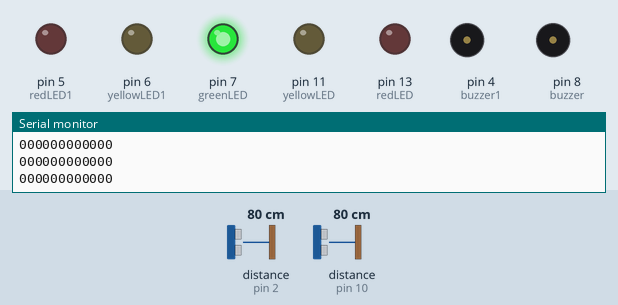
Simulated run of this sketch. Board: Arduino Uno, built with avr-gcc and run on an emulated ATmega328P. On the bench: output pins drawn as LEDs (lit = HIGH), buzzer (waves = sounding, pin HIGH), the last lines printed to the serial monitor. Wiring (inferred from the names in the program): 2 × ultrasonic range finder: trigger pin 3, echo pin 2 / trigger pin 9, echo pin 10. The inputs (shaded band) are chosen by the test bench; at power-on: distance to the obstacle (sensors on pin 2, pin 10) 80 cm. The echo pulse lasts 58.3 µs per cm; no radio packets arrive unless stated; pins used as bus, display or sensor lines are not drawn.

Above: at 1.2 s.
1.3 s: distance to the obstacle (sensor on pin 2) set to 6 cm
2.8 s: distance to the obstacle (sensor on pin 2) set to 3 cm
At 4.2 s:
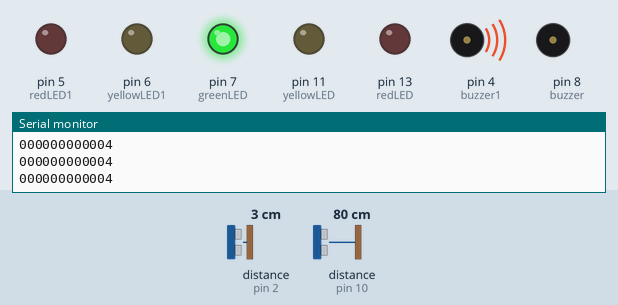
5.8 s: distance to the obstacle (sensor on pin 10) set to 6 cm
7.3 s: distance to the obstacle (sensor on pin 10) set to 3 cm
At 8.6 s:
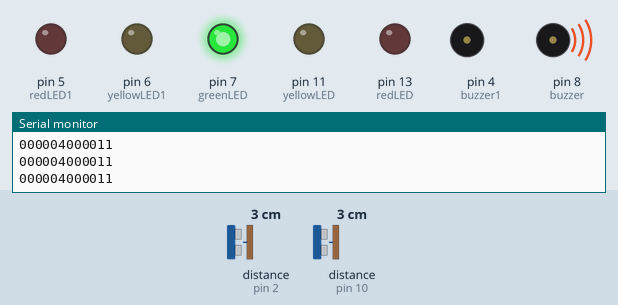
At 21.1 s:
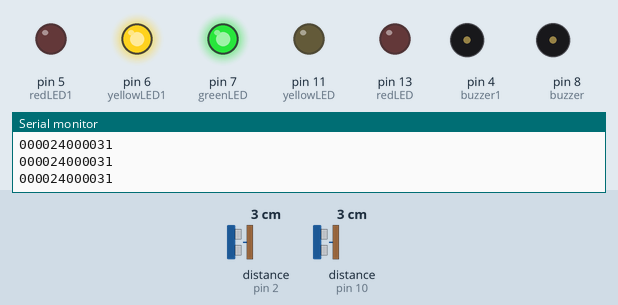
Timing chart, 0 to 25.9 s (numbered marks = the images above; inputs shaded):
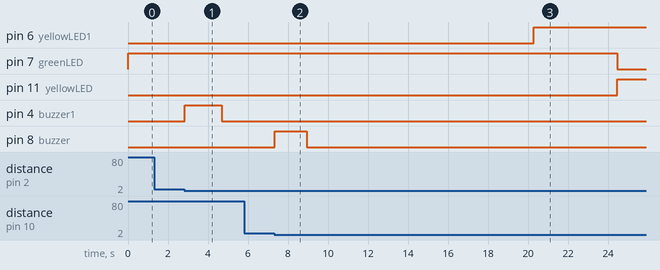

The sketch:

sketch_parkingSpot.ino
```cpp
#include <RH_ASK.h>
#include <SPI.h>


RH_ASK rf_driver;

const int trigPin = 9;
const int echoPin = 10;
const int buzzer = 8;
const int greenLED = 7;
const int yellowLED = 11;
const int redLED = 13;

const int trigPin1 = 3;
const int echoPin1 = 2;
const int buzzer1 = 4;
const int greenLED1 = 1;
const int yellowLED1 = 6;
const int redLED1 = 5;

float duration, distance;
int buzzerTime = 0;
float buzzerBuffer = 0;
float parkingLimit = 600;

float duration1, distance1;
int buzzerTime2 = 0;
float buzzerBuffer1 = 0;


//const char* msg[6];

void setup() {
  rf_driver.init();
  pinMode(trigPin, OUTPUT);
  pinMode(echoPin, INPUT);
  pinMode(buzzer,OUTPUT);
  pinMode(greenLED, OUTPUT);
  pinMode(yellowLED, OUTPUT);
  pinMode(redLED, OUTPUT);

  pinMode(trigPin1, OUTPUT);
  pinMode(echoPin1, INPUT);
  pinMode(buzzer1,OUTPUT);
  pinMode(greenLED1, OUTPUT);
  pinMode(yellowLED1, OUTPUT);
  pinMode(redLED1, OUTPUT);
  Serial.begin(9600);
}

void loop() {
  digitalWrite(trigPin, LOW);
  delayMicroseconds(2);
  digitalWrite(trigPin, HIGH);
  delayMicroseconds(10);
  digitalWrite(trigPin, LOW);

  duration = pulseIn(echoPin, HIGH);
  distance = (duration*.0343)/2;


      if(distance < 8 && buzzerTime < 50){
        buzzerTime++;
        if(buzzerBuffer > 0){
          buzzerBuffer--;
        }
        int volume = distance/8 * 150 + 50;
        volume = 255 - volume;
        analogWrite(buzzer, volume);
      }else if(distance < 8){
        buzzerTime++;
        if(buzzerBuffer > 0){
          buzzerBuffer--;
        }
        analogWrite(buzzer, 0);
      }else{
        buzzerBuffer++;
        analogWrite(buzzer, 0);
      }

      if(buzzerTime < parkingLimit / 2){
        digitalWrite(greenLED, HIGH);
        digitalWrite(yellowLED, LOW);
        digitalWrite(redLED, LOW);
      }else if(buzzerTime < parkingLimit){
        digitalWrite(yellowLED, HIGH);
        digitalWrite(greenLED, LOW);
        digitalWrite(redLED, LOW);
      }else{
        digitalWrite(greenLED, LOW);
        digitalWrite(yellowLED, LOW);
        digitalWrite(redLED, HIGH);
      }


  if(buzzerBuffer > 20){
    buzzerBuffer = 0;
    buzzerTime = 0;
  }


  digitalWrite(trigPin1, LOW);
  delayMicroseconds(2);
  digitalWrite(trigPin1, HIGH);
  delayMicroseconds(10);
  digitalWrite(trigPin1, LOW);

  duration1 = pulseIn(echoPin1, HIGH);
  distance1 = (duration1*.0343)/2;
  //Serial.println(distance1);


      if(distance1 < 8 && buzzerTime2 < 50){
        buzzerTime2++;
        if(buzzerBuffer1 > 0){
          buzzerBuffer1--;
        }
        int volume1 = distance1/8 * 150 + 50;
        volume1 = 255 - volume1;
        analogWrite(buzzer1, volume1);
      }else if(distance1 < 8){
        buzzerTime2++;
        if(buzzerBuffer1 > 0){
          buzzerBuffer1--;
        }
        analogWrite(buzzer1, 0);
      }else{
        buzzerBuffer1++;
        analogWrite(buzzer1, 0);
      }

      if(buzzerTime2 < parkingLimit / 2){
        digitalWrite(greenLED1, HIGH);
        digitalWrite(yellowLED1, LOW);
        digitalWrite(redLED1, LOW);
      }else if(buzzerTime2 < parkingLimit){
        digitalWrite(yellowLED1, HIGH);
        digitalWrite(greenLED1, LOW);
        digitalWrite(redLED1, LOW);
      }else{
        digitalWrite(greenLED1, LOW);
        digitalWrite(yellowLED1, LOW);
        digitalWrite(redLED1, HIGH);
      }
  //}
  if(buzzerBuffer1 > 20){
    buzzerBuffer1 = 0;
    buzzerTime2 = 0;
  }


  String msg = "000000000000";

  int buzzerTime1 = buzzerTime/10;
  if(buzzerTime1 >= 36000){
    int h_temp = buzzerTime1/36000;
    if(h_temp > 9){
      msg[0] = 9;
    }else{
      msg[0] = String(h_temp)[0];
    }
    while(buzzerTime1 >= 36000){
      buzzerTime1 = buzzerTime1 - 36000;
    }
  }

  if(buzzerTime1 >= 3600){
    int h_temp = buzzerTime1/3600;
    if(h_temp > 9){
      msg[1] = 9;
    }else{
      msg[1] = String(h_temp)[0];
    }
    while(buzzerTime1 >= 3600){
      buzzerTime1 = buzzerTime1 - 3600;
    }
  }

  if(buzzerTime1 >= 600){
    int h_temp = buzzerTime1/600;
    if(h_temp > 9){
      msg[2] = 9;
    }else{
      msg[2] = String(h_temp)[0];
    }
    while(buzzerTime1 >= 600){
      buzzerTime1 = buzzerTime1 - 600;
    }
  }

  if(buzzerTime1 >= 60){
    int h_temp = buzzerTime1/60;
    if(h_temp > 9){
      msg[3] = 9;
    }else{
      msg[3] = String(h_temp)[0];
    }
    while(buzzerTime1 >= 60){
      buzzerTime1 = buzzerTime1 - 60;
    }
  }

  if(buzzerTime1 >= 10){
    int h_temp = buzzerTime1/10;
    if(h_temp > 9){
      msg[4] = 9;
    }else{
      msg[4] = String(h_temp)[0];
    }
    while(buzzerTime1 >= 10){
      buzzerTime1 = buzzerTime1 - 10;
    }
  }

    int h_temp = buzzerTime1;
    msg[5] = '0';
    if(h_temp > 9){
      msg[5] = 9;
    }else if(h_temp){
      msg[5] = String(h_temp)[0];
    }else{
      msg[5] = '0';
    }


  int buzzerTime3 = buzzerTime2/10;
  if(buzzerTime3 >= 36000){
    int h_temp = buzzerTime3/36000;
    if(h_temp > 9){
      msg[6] = 9;
    }else{
      msg[6] = String(h_temp)[0];
    }
    while(buzzerTime3 >= 36000){
      buzzerTime3 = buzzerTime3 - 36000;
    }
  }

  if(buzzerTime3 >= 3600){
    int h_temp = buzzerTime3/3600;
    if(h_temp > 9){
      msg[7] = 9;
    }else{
      msg[7] = String(h_temp)[0];
    }
    while(buzzerTime3 >= 3600){
      buzzerTime3 = buzzerTime3 - 3600;
    }
  }

  if(buzzerTime3 >= 600){
    int h_temp = buzzerTime3/600;
    if(h_temp > 9){
      msg[8] = 9;
    }else{
      msg[8] = String(h_temp)[0];
    }
    while(buzzerTime3 >= 600){
      buzzerTime3 = buzzerTime3 - 600;
    }
  }

  if(buzzerTime3 >= 60){
    int h_temp = buzzerTime3/60;
    if(h_temp > 9){
      msg[9] = 9;
    }else{
      msg[9] = String(h_temp)[0];
    }
    while(buzzerTime3 >= 60){
      buzzerTime3 = buzzerTime3 - 60;
    }
  }

  if(buzzerTime3 >= 10){
    int h_temp = buzzerTime3/10;
    if(h_temp > 9){
      msg[10] = 9;
    }else{
      msg[10] = String(h_temp)[0];
    }
    while(buzzerTime3 >= 10){
      buzzerTime3 = buzzerTime3 - 10;
    }
  }

    h_temp = buzzerTime3;
    msg[11] = '0';
    if(h_temp > 9){
      msg[11] = 9;
    }else if(h_temp){
      msg[11] = String(h_temp)[0];
    }else{
      msg[11] = '0';
    }


  //Serial.println(buzzerTime);
  //String out = String(buzzerTime);
  //msg = out.c_str();
  Serial.println(msg);
  //Serial.println(buzzerTime2);
  static char* msg1 = const_cast<char*>(msg.c_str());
  //Serial.println(msg1);
  rf_driver.send((uint8_t *)msg1, strlen(msg1));
  rf_driver.waitPacketSent();
  //delay(100);
}
```

Measured:
- the behaviour switches between 5 and 4 cm on distance to the obstacle (sensor on pin 2) (found by bisection; images 0 and 1)
- the behaviour switches between 5 and 4 cm on distance to the obstacle (sensor on pin 10) (found by bisection; images 1 and 2)
- after the input at 2.8 s, pin 4 (buzzer1): LOW → HIGH at once, → LOW 1.9 s later
- after the input at 7.3 s, pin 8 (buzzer): LOW → HIGH at once, → LOW 1.6 s later
